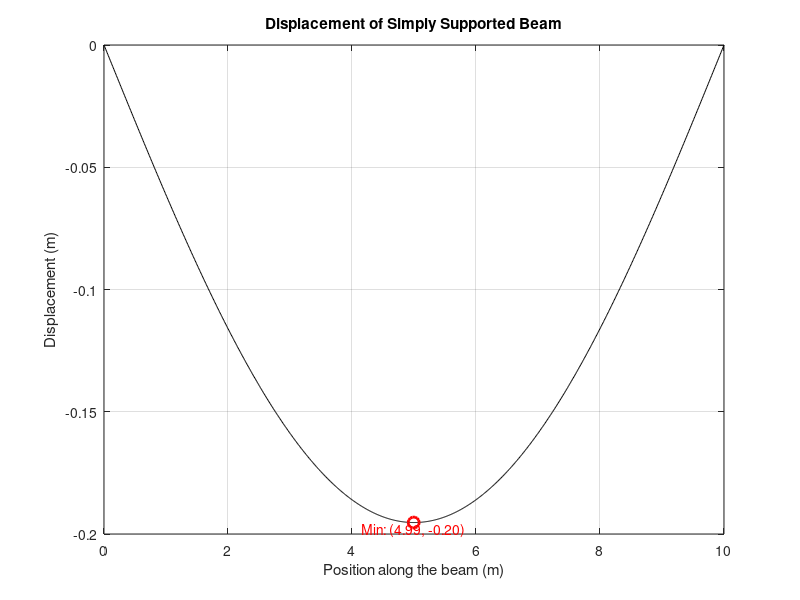
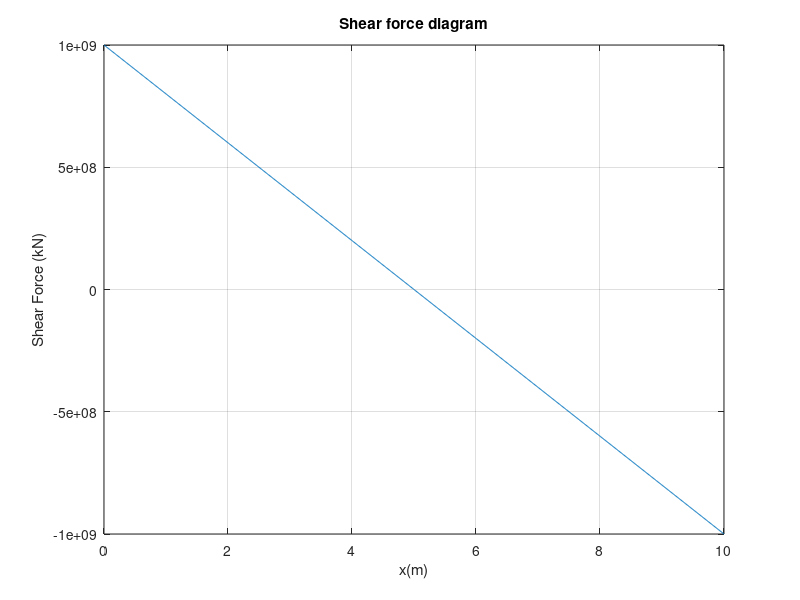

The MATLAB script that drew these images, in order: (Note: this script raises an error after producing the figures.)
clc
clear all
close all
%Parameters
b = 1 %width
h = 2% height
E = 2e11 % Young's Modulus (Pa) for steel
I = (b*h.^3)/12; %Moment of Inertia (m^4)
w = 200000000; %kN
l = 10; %meters
x = linspace(0,l,1000); %1000 points along the beam
V = (-(w*x)+(w*l)/(2));
M = (-(w*x.^2)/2 + (w*l*x)/2);

% Calculate second derivative of displacement (u'')
d2u_dx2 = M / (E * I);

%Integrate to find slope (u')
slope = cumtrapz(x, d2u_dx2);

%Integrate again to find displacement (u)
u = cumtrapz(x,slope);

% Apply boundary conditions (adjust displacement to set u(0) = 0 and u(L) = 0)
u = u - u(1); %Ensure u(0)=0
u = u - u(end)*x/l %ensure u(L)=0

%plot u displacement
figure;
plot(x,u,'k-');
grid on;
xlabel('Position along the beam (m)');
ylabel('Displacement (m)');
title('Displacement of Simply Supported Beam');
[minValue, minIndex] = min(u)
xMin = x(minIndex);
hold on;
plot(xMin, minValue, 'ro', 'MarkerSize', 8, 'LineWidth', 2); % Red circle
text(xMin, minValue, sprintf('Min: (%.2f, %.2f)', xMin, minValue), ...
    'VerticalAlignment', 'top', 'HorizontalAlignment', 'center', ...
    'FontSize', 10, 'Color', 'red'); % Add text annotation
hold off;

%plot shear force
figure
plot (x,V)
grid on;
xlabel ('x(m)')
ylabel ('Shear Force (kN)')
title ('Shear force diagram')
hold on;
yline (0, 'k-', 'LineWidth', 0.5)
[maxValue, maxIndex] = max(V)
xMax = x(maxIndex);
plot(xMax, maxValue, 'ro', 'MarkerSize', 8, 'LineWidth', 2); % Red circle
text(xMax, maxValue, sprintf('Max: (%.2f, %.2f)', xMax, maxValue), ...
    'VerticalAlignment', 'cap', 'HorizontalAlignment', 'center', ...
    'FontSize', 10, 'Color', 'red'); % Add text annotation
[minValue, minIndex] = min(V)
xMin = x(minIndex);
plot(xMin, minValue, 'ro', 'MarkerSize', 8, 'LineWidth', 2); % Red circle
text(xMin, minValue, sprintf('Min: (%.2f, %.2f)', xMin, minValue), ...
    'VerticalAlignment', 'bottom', 'HorizontalAlignment', 'center', ...
    'FontSize', 10, 'Color', 'red'); % Add text annotation
hold off;

%plot bending moment
figure
plot(x,M)
grid on;
xlabel ('x(m)')
ylabel ('Bending Moment (kN-m)')
title ('Bending Moment diagram')
hold on;
[maxValue, maxIndex] = max(M)
xMax = x(maxIndex);
plot(xMax, maxValue, 'ro', 'MarkerSize', 8, 'LineWidth', 2); % Red circle
text(xMax, maxValue, sprintf('Max: (%.2f, %.2f)', xMax, maxValue), ...
    'VerticalAlignment', 'cap', 'HorizontalAlignment', 'center', ...
    'FontSize', 10, 'Color', 'red'); % Add text annotation
hold off;
